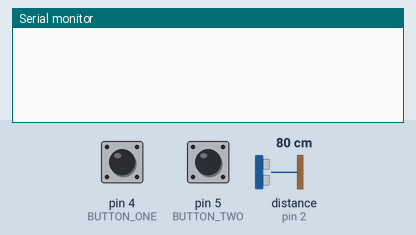
Simulated run of this sketch. Board: Arduino Uno, built with avr-gcc and run on an emulated ATmega328P. Shown: the last lines printed to the serial monitor. Wiring (inferred from the names in the program): ultrasonic range finder: trigger pin 3; echo pin 2. The test bench sets the inputs (shaded band); at power-on: distance to the obstacle (sensor on pin 2) 80 cm, pin 4 (BUTTON_ONE) LOW, pin 5 (BUTTON_TWO) LOW. The echo pulse lasts 58.3 µs per cm.

Above: at 1.2 s.
1.3 s: distance to the obstacle (sensor on pin 2) set to 2 cm
At 1.47 s:
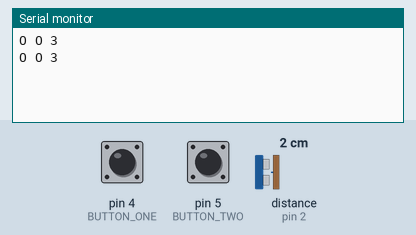
3.2 s: pin 4 (BUTTON_ONE) pulled HIGH for 0.15 s
At 3.29 s:
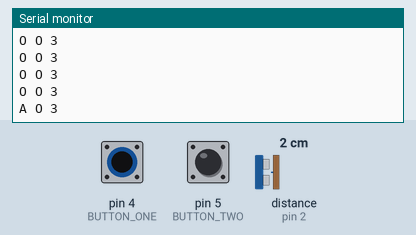
4.8 s: pin 5 (BUTTON_TWO) pulled HIGH for 0.15 s
At 4.9 s:
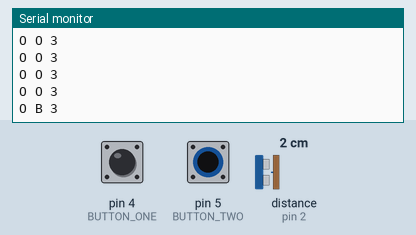
6.4 s: distance to the obstacle (sensor on pin 2) set to 4 cm
At 6.41 s:
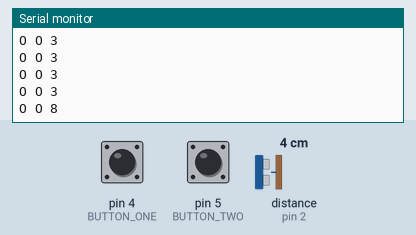
7.9 s: pin 4 (BUTTON_ONE) pulled HIGH for 1 s
At 7.93 s:
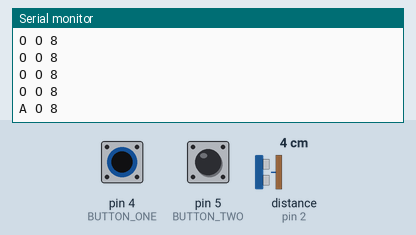
10.4 s: pin 5 (BUTTON_TWO) pulled HIGH for 1 s
At 10.45 s:
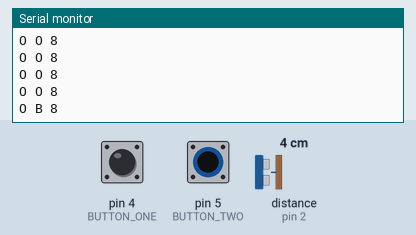

The sketch:

package-lock.json.ino
```cpp
const int ECHO_PIN = 2;
const int TRIG_PIN = 3;
const int BUTTON_ONE = 4;
const int BUTTON_TWO = 5;

int duration = 0;
int distance = 0;
int position = 0;

int prevPosition = 0;

void setup() {
  // put your setup code here, to run once:
  Serial.begin(9600);
  pinMode(TRIG_PIN, OUTPUT);
  pinMode(ECHO_PIN, INPUT);
  pinMode(BUTTON_ONE, INPUT);
  pinMode(BUTTON_TWO, INPUT);

}

void loop() {
  // put your main code here, to run repeatedly:
  digitalWrite(TRIG_PIN, LOW);
  delayMicroseconds(2);
  digitalWrite(TRIG_PIN, HIGH);
  delayMicroseconds(10);
  digitalWrite(TRIG_PIN, LOW);

  duration = pulseIn(ECHO_PIN, HIGH);
  distance = duration/59;

   position = makePercent(distance);

  if(digitalRead(BUTTON_ONE)== true){

    send('A', 'O', position, prevPosition);

  }

  if(digitalRead(BUTTON_TWO) == true){

    send('O', 'B', position, prevPosition);

  }

  if(position != prevPosition && position<100){
    send('O', 'O', position, prevPosition);


  }

  delay(100);


}

int makePercent (float value) {
  return round(value / 40 * 100);
}

void send (char value1, char value2, int value3, int value4){
    Serial.print(value1);
    Serial.print(' ');
    Serial.print(value2);
    Serial.print(' ');
  if(value3 <= 100){
      Serial.print(value3);
      Serial.print(' ');
    } else{
      Serial.print(value4);
      Serial.print(' ');
    }

    Serial.println();
}
```

Measured:
- after the input at 1.3 s, the serial monitor: prints a new line after 0.07 s (image 1)
- after the input at 3.2 s, the serial monitor: prints a new line after 0.08 s (image 2)
- after the input at 4.8 s, the serial monitor: prints a new line after 0.10 s (image 3)
- after the input at 6.4 s, the serial monitor: prints a new line at once (image 4)
- after the input at 7.9 s, the serial monitor: prints a new line at once (image 5)
- after the input at 10.4 s, the serial monitor: prints a new line after 0.05 s (image 6)
